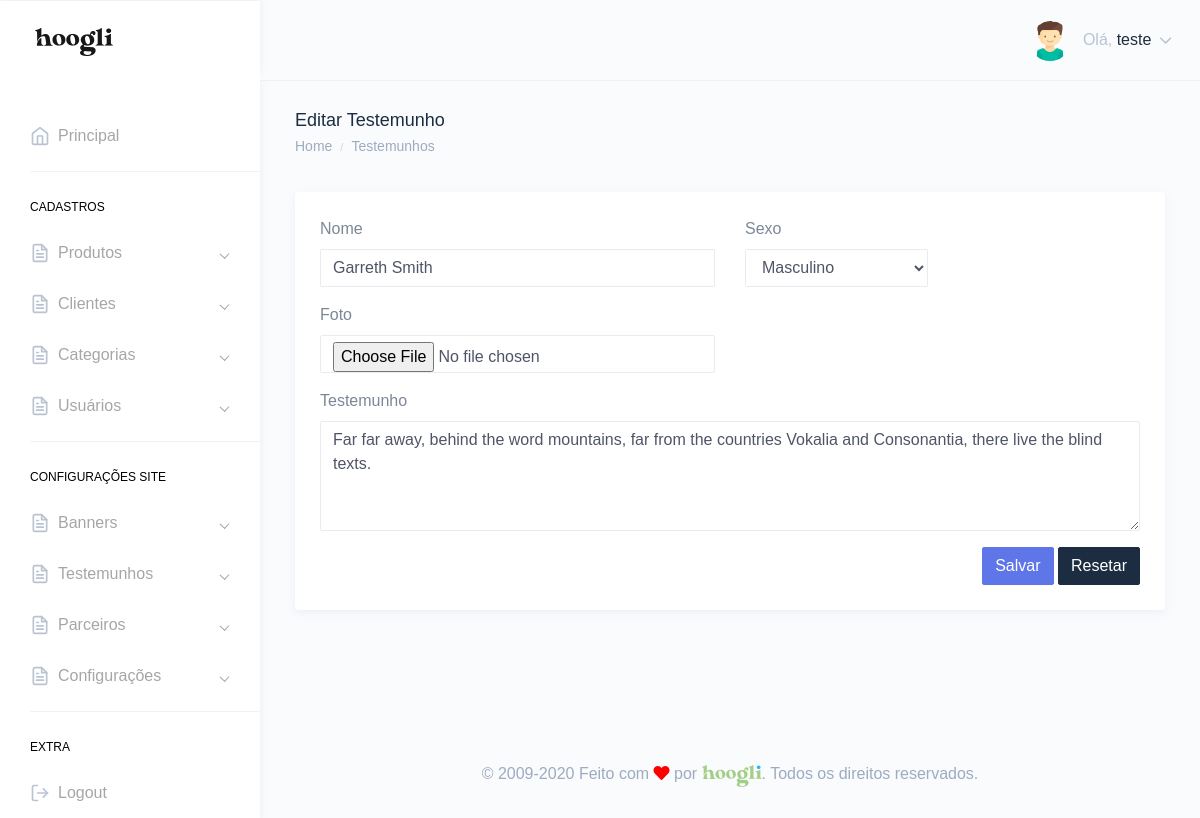
Page /painel/editar-testemunho.php?id=1 (signed in) on the committed database.
### tables this page shows
CREATE TABLE `tbl_usuarios` (
  `id` int(11) NOT NULL,
  `nome` varchar(250) DEFAULT NULL,
  `email` varchar(250) DEFAULT NULL,
  `telefone` varchar(250) DEFAULT NULL,
  `endereco` varchar(250) DEFAULT NULL,
  `cpf` varchar(100) DEFAULT NULL,
  `login` varchar(100) DEFAULT NULL,
  `senha` varchar(100) DEFAULT NULL,
  `foto` varchar(250) DEFAULT NULL,
  `id_cargo` int(11) DEFAULT NULL,
  `sexo` varchar(2) DEFAULT NULL,
  `perm_cad_usuario` varchar(2) DEFAULT NULL,
  `perm_relatorio` varchar(2) DEFAULT NULL,
  `perm_add_usuario` varchar(2) DEFAULT NULL,
  `perm_edit_usuario` varchar(2) DEFAULT NULL,
  `perm_del_usuario` varchar(2) DEFAULT NULL,
  `perm_cad_contato` varchar(2) DEFAULT NULL,
  `perm_edit_contato` varchar(2) DEFAULT NULL,
  `perm_del_contato` varchar(2) DEFAULT NULL,
  `perm_edit_contato_nf` varchar(3) DEFAULT NULL,
  `perm_pag_principal_rm` varchar(2) DEFAULT NULL,
  `perm_pag_principal_uc` varchar(2) DEFAULT NULL,
  `admin_geral` varchar(2) DEFAULT NULL,
  `data_frase` date DEFAULT NULL,
  `id_frase` int(11) DEFAULT NULL,
  `frase_lida` varchar(2) DEFAULT NULL
);

CREATE TABLE `tbl_testemunhos` (
  `id` int(11) NOT NULL,
  `nome` varchar(250) DEFAULT NULL,
  `testemunho` text DEFAULT NULL,
  `foto` varchar(250) DEFAULT NULL,
  `sexo` varchar(2) DEFAULT NULL
);

### Connection/con-pdo.php (called while the page is built, shortened)
<?php
$conInstanciada = '';
if(empty($conInstanciada)) {
	class Conexao {
		private static $pdo;
		public static function getInstance() {
		if (!isset(self::$pdo)) {
		 try {
		  $opcoes = array(PDO::MYSQL_ATTR_INIT_COMMAND => 'SET NAMES utf8', PDO::ATTR_PERSISTENT => TRUE);
		  self::$pdo = new PDO("mysql:host=" . HOST . "; dbname=" . DBNAME . "; charset=" . CHARSET . ";", USER, PASSWORD, $opcoes);
		  self::$pdo->setAttribute(PDO::ATTR_ERRMODE, PDO::ERRMODE_EXCEPTION);
		 } catch (PDOException $e) {
		  print "Erro: " . $e->getMessage();
		 }
		}
		return self::$pdo;
		}
	}
}

### Class/acesso.class.php (called while the page is built, shortened)
<?php
$AcessoInstanciada = '';
if(empty($AcessoInstanciada)) {
	if(file_exists('Connection/conexao.php')) {
		require_once('Connection/con-pdo.php');
		require_once('funcoes.php');
	} else {
		require_once('../Connection/con-pdo.php');
		require_once('../funcoes.php');
	}
	class Acesso {
		private $pdo = null;
		private static $Acesso = null;
		private function __construct($conexao){
			$this->pdo = $conexao;
		}
		public static function getInstance($conexao){
			if (!isset(self::$Acesso)):
				self::$Acesso = new Acesso($conexao);
			endif;
			return self::$Acesso;
		}
		function rsDados($id='', $idCargo='', $orderBy='', $limite='') {
			$sqlLimite = '';
			$sqlOrdem = '';
			$sql = '';
			$nCampos = 0;
			if(!empty($id)) {
				$sql .= " and id = ?";
				$nCampos++;
				$campo[$nCampos] = $id;
			}
			try{
				$sql = "SELECT * FROM tbl_usuarios where 1=1 $sql $sqlOrdem $sqlLimite";
				$stm = $this->pdo->prepare($sql);
				for($i=1; $i<=$nCampos; $i++) {
					$stm->bindValue($i, $campo[$i]);
				}
				$stm->execute();
				$rsDados = $stm->fetchAll(PDO::FETCH_OBJ);
				if($id <> '' or $limite == 1) {
					return($rsDados[0]);
				} else {
					return($rsDados);
				}
			} catch(PDOException $erro){
				echo $erro->getMessage();
			}
		}
	}
}

### painel/verifica.php (called while the page is built, shortened)
<?php
include "../Class/acesso.class.php";
$verificaRestrito = Acesso::getInstance(Conexao::getInstance());
include "../Class/testemunhos.class.php";
$testemunhos = Testemunhos::getInstance(Conexao::getInstance());
$verificaRestrito->restritoAdmin();
$dadosUsuarioLogado = $verificaRestrito->rsDados($_SESSION['dadosLogado']->id);
?>

### funcoes.php (called while the page is built, shortened)
<?php
  function icone_genero($genero) {
    switch ($genero) {
      case "M": return "assets/images/avatars/boy.svg"; break;
    }
  }
?>

### Class/testemunhos.class.php (called while the page is built, shortened)
<?php
$TestemunhosInstanciada = '';
if(empty($TestemunhosInstanciada)) {
	if(file_exists('Connection/conexao.php')) {
		require_once('Connection/con-pdo.php');
		require_once('funcoes.php');
	} else {
		require_once('../Connection/con-pdo.php');
		require_once('../funcoes.php');
	}
	class Testemunhos {
		private $pdo = null;
		private static $Testemunhos = null;
		private function __construct($conexao){
			$this->pdo = $conexao;
		}
		public static function getInstance($conexao){
			if (!isset(self::$Testemunhos)):
				self::$Testemunhos = new Testemunhos($conexao);
			endif;
			return self::$Testemunhos;
		}
		function rsDados($id='', $orderBy='', $limite='') {
			$nCampos = 0;
			$sql = '';
			$sqlOrdem = '';
			$sqlLimite = '';
			if(!empty($id)) {
				$sql .= " and id = ?";
				$nCampos++;
				$campo[$nCampos] = $id;
			}
			try{
				$sql = "SELECT * FROM tbl_testemunhos where 1=1 $sql $sqlOrdem $sqlLimite";
				$stm = $this->pdo->prepare($sql);
				for($i=1; $i<=$nCampos; $i++) {
					$stm->bindValue($i, $campo[$i]);
				}
				$stm->execute();
				$rsDados = $stm->fetchAll(PDO::FETCH_OBJ);
				if($id <> '' or $limite == 1) {
					return($rsDados[0]);
				} else {
					return($rsDados);
				}
			} catch(PDOException $erro){
				echo $erro->getMessage();
			}
		}
	}
}

### painel/editar-testemunho.php (the view, shortened to what this page needs)
<?php include "verifica.php";
$id = '';
if(isset($_GET['id'])){
    if(empty($_GET['id'])){
        header('Location: clientes.php');
    }else{
        $id = $_GET['id'];
    }
}
$testemunhos->editar();
$editaTestemunho = $testemunhos->rsDados($id);
?>
<!DOCTYPE html>
<html dir="ltr" lang="pt-br">
<head>
    <link href="dist/css/style.min.css" rel="stylesheet">
</head>
<body>
    <div id="main-wrapper" data-theme="light" data-layout="vertical" data-navbarbg="skin6" data-sidebartype="full" data-sidebar-position="fixed" data-header-position="fixed" data-boxed-layout="full">
       <?php include "header.php";?>
       <?php include "inc-menu-lateral.php";?>
        <div class="page-wrapper">
            <div class="page-breadcrumb">
                <div class="row">
                    <div class="col-7 align-self-center">
                        <h4 class="page-title text-truncate text-dark font-weight-medium mb-1">Editar Testemunho</h4>
                        <div class="d-flex align-items-center">
                            <nav aria-label="breadcrumb">
                                <ol class="breadcrumb m-0 p-0">
                                    <li class="breadcrumb-item"><a href="." class="text-muted">Home</a></li>
                                    <li class="breadcrumb-item text-muted active" aria-current="page"><a href="testemunhos.php" class="text-muted">Testemunhos</a></li>
                                </ol>
                            </nav>
                        </div>
                    </div>
                </div>
            </div>
            <div class="container-fluid">
                <div class="row">
                    <div class="col-12">
                        <div class="card">
                            <div class="card-body">
                                <form method="POST" enctype="multipart/form-data">
                                    <div class="form-body">
                                        <div class="row">
                                            <div class="col-md-6">
                                                <div class="form-group">
                                                <label class="mr-sm-2" for="">Nome</label>
                                                    <input type="text" class="form-control" name="nome" value="<?php if(isset($editaTestemunho->nome) && !empty($editaTestemunho->nome)){ echo $editaTestemunho->nome;}?>" >
                                                </div>
                                            </div>
                                            <div class="col-md-3">
                                                <div class="form-group">
                                                <label class="mr-sm-2" for="">Sexo</label>
                                                    <select name="sexo" class="form-control" id="">
                                                        <option value="M" <?php if(isset($editaTestemunho->sexo) && !$editaTestemunho->sexo == 'M'){ echo "selected";}?>>Masculino</option>
                                                    </select>
                                                </div>
                                            </div>
                                        </div>
                                        <div class="row">
                                             <div class="col-md-6">
                                                <div class="form-group">
                                                <label class="mr-sm-2" for="">Foto</label>
                                                    <input type="file" name="foto" class="form-control" >
                                                </div>
                                            </div>
                                        </div>
                                      <div class="row">
                                            <div class="col-md-12">
                                                <div class="form-group">
                                                    <label class="mr-sm-2" for="">Testemunho</label>
                                                   <textarea name="testemunho" class="form-control" id="" cols="30" rows="4"><?php if(isset($editaTestemunho->testemunho) && !empty($editaTestemunho->testemunho)){ echo $editaTestemunho->testemunho;}?></textarea>
                                                </div>
                                            </div>
                                        </div>
                                    </div>
                                    <div class="form-actions">
                                        <div class="text-right">
                                            <button type="submit" class="btn btn-info">Salvar</button>
                                            <button type="reset" class="btn btn-dark">Resetar</button>
                                        </div>
                                    </div>
                                </form>
                            </div>
                        </div>
                    </div>
                </div>
            </div>
           <?php include "footer.php";?>
        </div>
    </div>
</body>
</html>

### painel/header.php (shortened to what this page needs)
<header class="topbar" data-navbarbg="skin6">
            <nav class="navbar top-navbar navbar-expand-md">
                <div class="navbar-header" data-logobg="skin6">
                    <div class="navbar-brand">
                        <a href=".">
                            <span class="logo-text">
                                <img src="assets/images/hoogli_logo.png" alt="homepage" class="dark-logo" />
                            </span>
                        </a>
                    </div>
                </div>
                <div class="navbar-collapse collapse" id="navbarSupportedContent">
                    <ul class="navbar-nav float-right">
                        <li class="nav-item dropdown">
                            <a class="nav-link dropdown-toggle" href="javascript:void(0)" data-toggle="dropdown"
                                aria-haspopup="true" aria-expanded="false">
                                <?php if(!empty($dadosUsuarioLogado->foto)){?>
                                <img src="../img/<?php echo $dadosUsuarioLogado->foto;?>" alt="<?php echo $dadosUsuarioLogado->nome;?>" class="rounded-circle" width="40">
                                <?php }else{?>
                                <img src="<?php echo icone_genero($dadosUsuarioLogado->sexo);?>" alt="<?php echo $dadosUsuarioLogado->nome;?>" class="rounded-circle" width="40">
                                <?php }?>
                                <span class="ml-2 d-none d-lg-inline-block"><span>Olá,</span> <span
                                        class="text-dark"><?php echo $dadosUsuarioLogado->nome;?></span> <i data-feather="chevron-down"
                                        class="svg-icon"></i></span>
                            </a>
                        </li>
                    </ul>
                </div>
            </nav>
        </header>

### rows in the picture
tbl_usuarios: nome "teste"
tbl_testemunhos: nome "Garreth Smith", testemunho "Far far away, behind the word mountains, far from the countries Vokalia and Consonantia, there live the blind texts."
